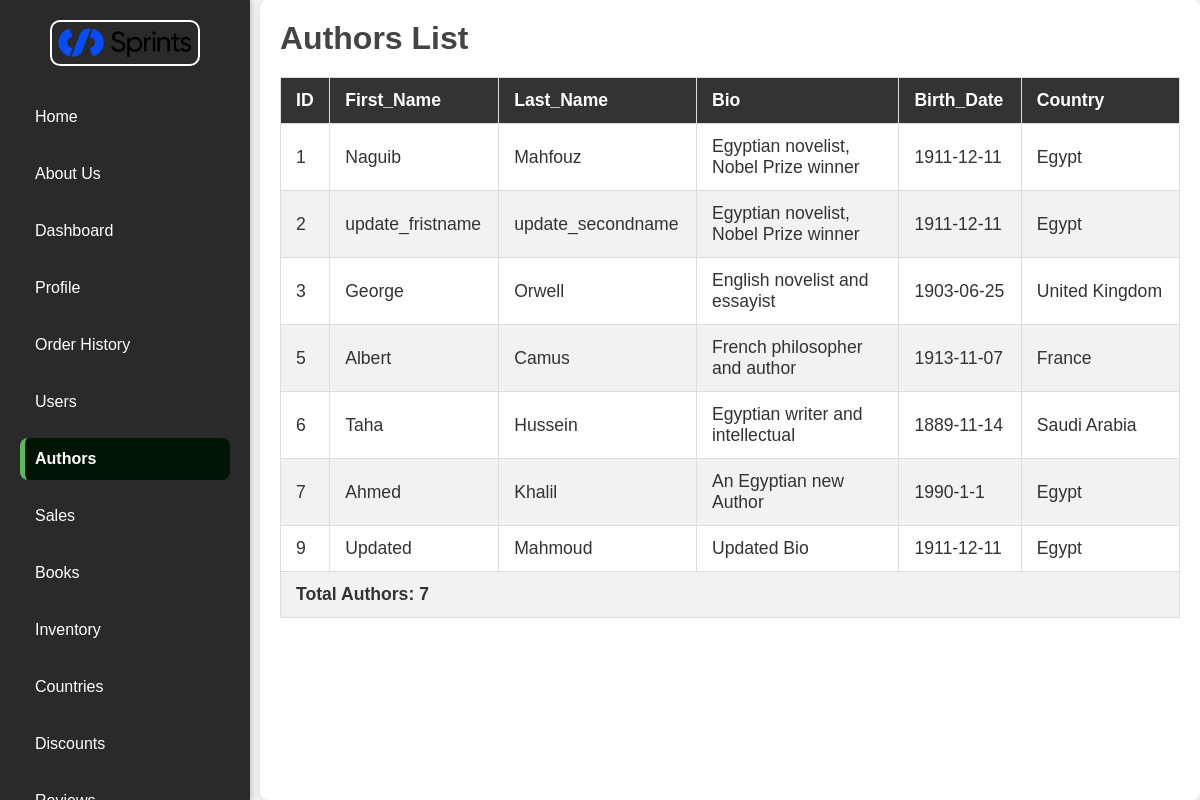
Screenshot of /authors/ with the database file from the repository.
### tables this page shows
CREATE TABLE Authors(
    AuthorID INTEGER PRIMARY KEY,
    First_Name VARCHAR(50) NOT NULL,
    Last_Name VARCHAR(50) NOT NULL,
    Bio TEXT,
    Birth_Date DATE,
    CountryID INTEGER,
    FOREIGN KEY (CountryID) REFERENCES Countries(CountryID)
);

### routes/author/routes.py (the view)
@author_bp.route('/', methods=['GET'])
def get_authors():
    return authorclt.get_all_authors()

### config/db_config.py (called while the page is built)
def connect_to_database(db_name="bookbazaar.db"):
    try:
        connection = sqlite3.connect(db_name)
        connection.row_factory = sqlite3.Row  # Return rows as dictionaries
        print("✅ Successfully connected to the database")
        return connection
    except sqlite3.Error as e:
        print(f"❌ Error while connecting to the database: {e}")
        return None

def close_connection(connection):
    if connection:
        connection.close()

### controllers/author_controller.py (called while the page is built)
def get_all_authors():
    try:
        author_df = models.get_authors()
        if 'text/html' in request.accept_mimetypes:
            return render_template('authors.html', Authors=author_df.to_dict(orient='records'))
        return jsonify(author_df.to_dict(orient='records'))
    except Exception as e:
        return jsonify({"error": str(e)}), 500

### models/author_model.py (called while the page is built)
def get_authors():
    try:
        connection = connect_to_database()
        cursor = connection.cursor()
        query = '''
        SELECT * FROM Authors
        '''
        Authors_df = pd.read_sql_query(query, connection)
        Authors_df['CountryName'] = map_country_names(Authors_df)
        Authors_df.drop(columns=['CountryID'], inplace=True)
        close_connection(connection)
        return Authors_df
    except Exception as e:
        return jsonify({"error": str(e)}), 500

### models/helper_functions.py (called while the page is built)
def map_country_names(dataframe):
    reverse_map = {v: k for k, v in country_map.items()}  # Reverse the country_map
    return dataframe['CountryID'].map(reverse_map)

### templates/authors.html (shortened to what this page needs)
{% extends 'base.html' %}
{% block content %}
<h1>Authors  List</h1>
<div class="table-container">
    <table>
        <thead>
            <tr>
                <th>ID</th>
                <th>First_Name</th>
                <th>Last_Name</th>
                <th>Bio</th>
                <th>Birth_Date</th>
                <th>Country</th>
            </tr>
        </thead>
        <tbody>
            {% for author in Authors %}
            <tr>
                <td>{{ author.AuthorID }}</td>
                <td>{{ author.First_Name }}</td>
                <td>{{ author.Last_Name }}</td>
                <td>{{ author.Bio }}</td>
                <td>{{ author.Birth_Date }}</td>
                <td>{{ author.CountryName }}</td>
            </tr>
            {% endfor %}
        </tbody>
        <tfoot>
            <tr class="table-footer">
                <td colspan="7">Total Authors: {{ Authors|length }}</td>
            </tr>
        </tfoot>
    </table>
</div>
{% endblock %}

### static/styles.css (style rules this page uses)
* { margin: 0; padding: 0; box-sizing: border-box; }
body { font-family: Arial, sans-serif; background-color: #f4f4f4; display: flex; height: 100vh; color: #333; }
h1, h2 { margin-bottom: 20px; color: #444; }

### templates/authors.html (style rules this page uses)
table { width: 100%; border-collapse: collapse; font-family: Arial, sans-serif; margin-bottom: 20px; }
table, th, td { border: 1px solid #ddd; }
th, td { padding: 12px 15px; text-align: left; font-size: 1.1em; }
th { background-color: #333; color: #fff; }
tr:nth-child(even) { background-color: #f2f2f2; }
td, th { word-wrap: break-word; max-width: 200px; }
.table-footer { background-color: #f2f2f2; font-weight: bold; }
.table-container { overflow-x: auto; }

### rows the page displays
Authors: AuthorID "1", First_Name "Naguib", Last_Name "Mahfouz", Bio "Egyptian novelist, Nobel Prize winner", Birth_Date "1911-12-11", CountryName "Egypt"
Authors: AuthorID "2", First_Name "update_fristname", Last_Name "update_secondname", Bio "Egyptian novelist, Nobel Prize winner", Birth_Date "1911-12-11", CountryName "Egypt"
Authors: AuthorID "3", First_Name "George", Last_Name "Orwell", Bio "English novelist and essayist", Birth_Date "1903-06-25", CountryName "United Kingdom"
Authors: AuthorID "5", First_Name "Albert", Last_Name "Camus", Bio "French philosopher and author", Birth_Date "1913-11-07", CountryName "France"
Authors: AuthorID "6", First_Name "Taha", Last_Name "Hussein", Bio "Egyptian writer and intellectual", Birth_Date "1889-11-14", CountryName "Saudi Arabia"
Authors: AuthorID "7", First_Name "Ahmed", Last_Name "Khalil", Bio "An Egyptian new Author", Birth_Date "1990-1-1", CountryName "Egypt"
Authors: AuthorID "9", First_Name "Updated", Last_Name "Mahmoud", Bio "Updated Bio", Birth_Date "1911-12-11", CountryName "Egypt"

### other values shown
{{ Authors|length }} "7"
